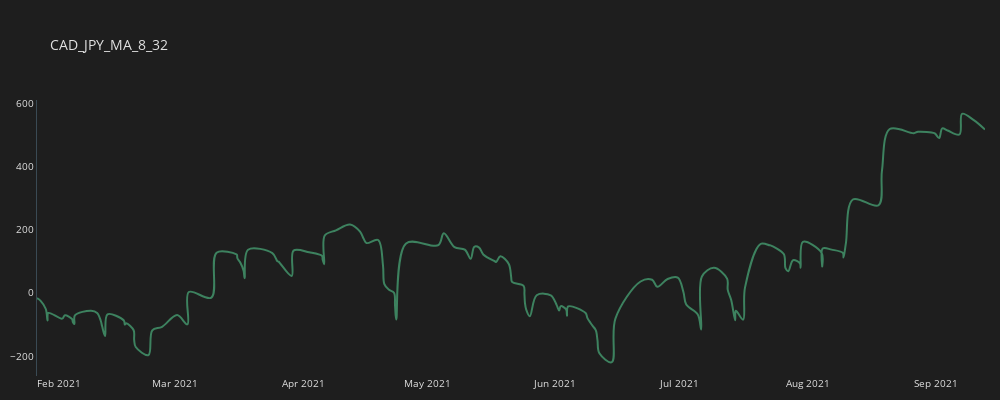
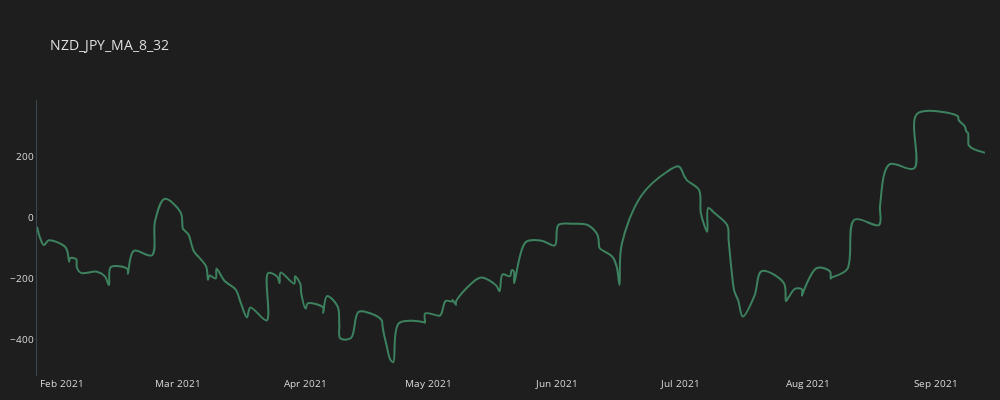
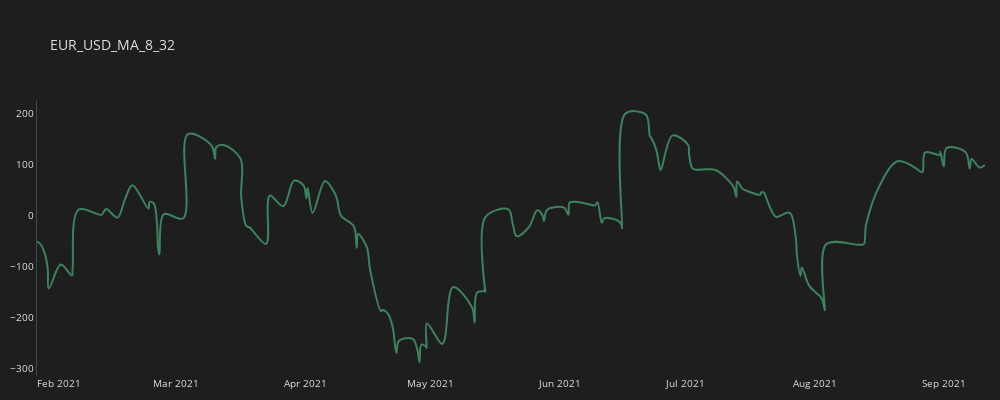
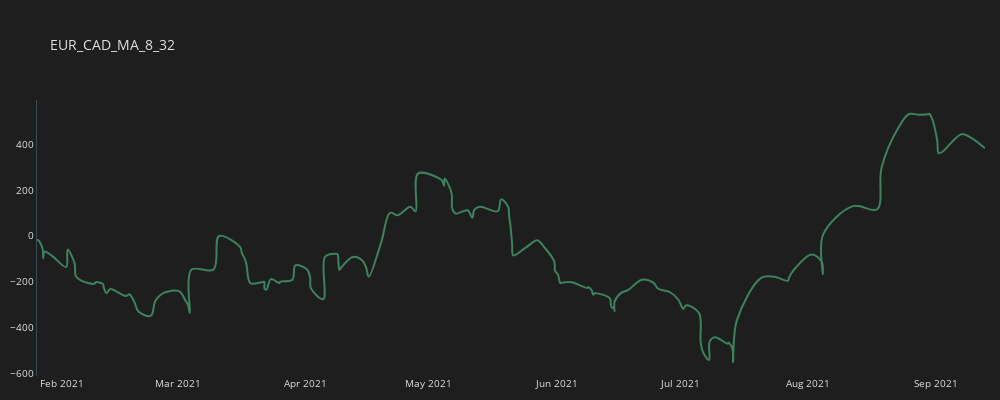

Notebook code cell kept with these figures, in order:
### Code cell
c = 'MA_8_32'
for p in our_pairs:
    temp_df = all_trades[(all_trades.CROSS==c) & (all_trades.PAIR==p)].copy()
    temp_df['CUM_GAIN'] = temp_df.GAIN.cumsum()
    plot_line(temp_df, p + "_" + c)

### Figure 1 — Plotly figure (JSON) as saved in the notebook; plotly's stock layout.template omitted (floating-point values rounded to 4 significant figures; data arrays with more than 128 entries replaced by an {"elided": "..."} marker saying what was removed)
{"data": [{"line": {"color": "#3d825f", "shape": "spline", "width": 2}, "mode": "lines", "name": "CAD_JPY_MA_8_32", "type": "scatter", "x": {"elided": "148 str values"}, "y": {"elided": "148 float values"}}], "layout": {"font": {"color": "#e1e1e1", "size": 10}, "height": 400, "margin": {"b": 10, "l": 15, "r": 15}, "paper_bgcolor": "#1e1e1e", "plot_bgcolor": "#1e1e1e", "title": {"text": "CAD_JPY_MA_8_32"}, "width": 1000, "xaxis": {"gridcolor": "#3a4a54", "showgrid": false, "zeroline": false}, "yaxis": {"linecolor": "#3a4a54", "linewidth": 1, "showgrid": false, "zeroline": false}}}

### Figure 2 — Plotly figure (JSON) as saved in the notebook; plotly's stock layout.template omitted (floating-point values rounded to 4 significant figures; data arrays with more than 128 entries replaced by an {"elided": "..."} marker saying what was removed)
{"data": [{"line": {"color": "#3d825f", "shape": "spline", "width": 2}, "mode": "lines", "name": "NZD_JPY_MA_8_32", "type": "scatter", "x": {"elided": "147 str values"}, "y": {"elided": "147 float values"}}], "layout": {"font": {"color": "#e1e1e1", "size": 10}, "height": 400, "margin": {"b": 10, "l": 15, "r": 15}, "paper_bgcolor": "#1e1e1e", "plot_bgcolor": "#1e1e1e", "title": {"text": "NZD_JPY_MA_8_32"}, "width": 1000, "xaxis": {"gridcolor": "#3a4a54", "showgrid": false, "zeroline": false}, "yaxis": {"linecolor": "#3a4a54", "linewidth": 1, "showgrid": false, "zeroline": false}}}

### Figure 3 — Plotly figure (JSON) as saved in the notebook; plotly's stock layout.template omitted (floating-point values rounded to 4 significant figures; data arrays with more than 128 entries replaced by an {"elided": "..."} marker saying what was removed)
{"data": [{"line": {"color": "#3d825f", "shape": "spline", "width": 2}, "mode": "lines", "name": "EUR_USD_MA_8_32", "type": "scatter", "x": {"elided": "146 str values"}, "y": {"elided": "146 float values"}}], "layout": {"font": {"color": "#e1e1e1", "size": 10}, "height": 400, "margin": {"b": 10, "l": 15, "r": 15}, "paper_bgcolor": "#1e1e1e", "plot_bgcolor": "#1e1e1e", "title": {"text": "EUR_USD_MA_8_32"}, "width": 1000, "xaxis": {"gridcolor": "#3a4a54", "showgrid": false, "zeroline": false}, "yaxis": {"linecolor": "#3a4a54", "linewidth": 1, "showgrid": false, "zeroline": false}}}

### Figure 4 — Plotly figure (JSON) as saved in the notebook; plotly's stock layout.template omitted (floating-point values rounded to 4 significant figures; data arrays with more than 128 entries replaced by an {"elided": "..."} marker saying what was removed)
{"data": [{"line": {"color": "#3d825f", "shape": "spline", "width": 2}, "mode": "lines", "name": "EUR_CAD_MA_8_32", "type": "scatter", "x": {"elided": "149 str values"}, "y": {"elided": "149 float values"}}], "layout": {"font": {"color": "#e1e1e1", "size": 10}, "height": 400, "margin": {"b": 10, "l": 15, "r": 15}, "paper_bgcolor": "#1e1e1e", "plot_bgcolor": "#1e1e1e", "title": {"text": "EUR_CAD_MA_8_32"}, "width": 1000, "xaxis": {"gridcolor": "#3a4a54", "showgrid": false, "zeroline": false}, "yaxis": {"linecolor": "#3a4a54", "linewidth": 1, "showgrid": false, "zeroline": false}}}
